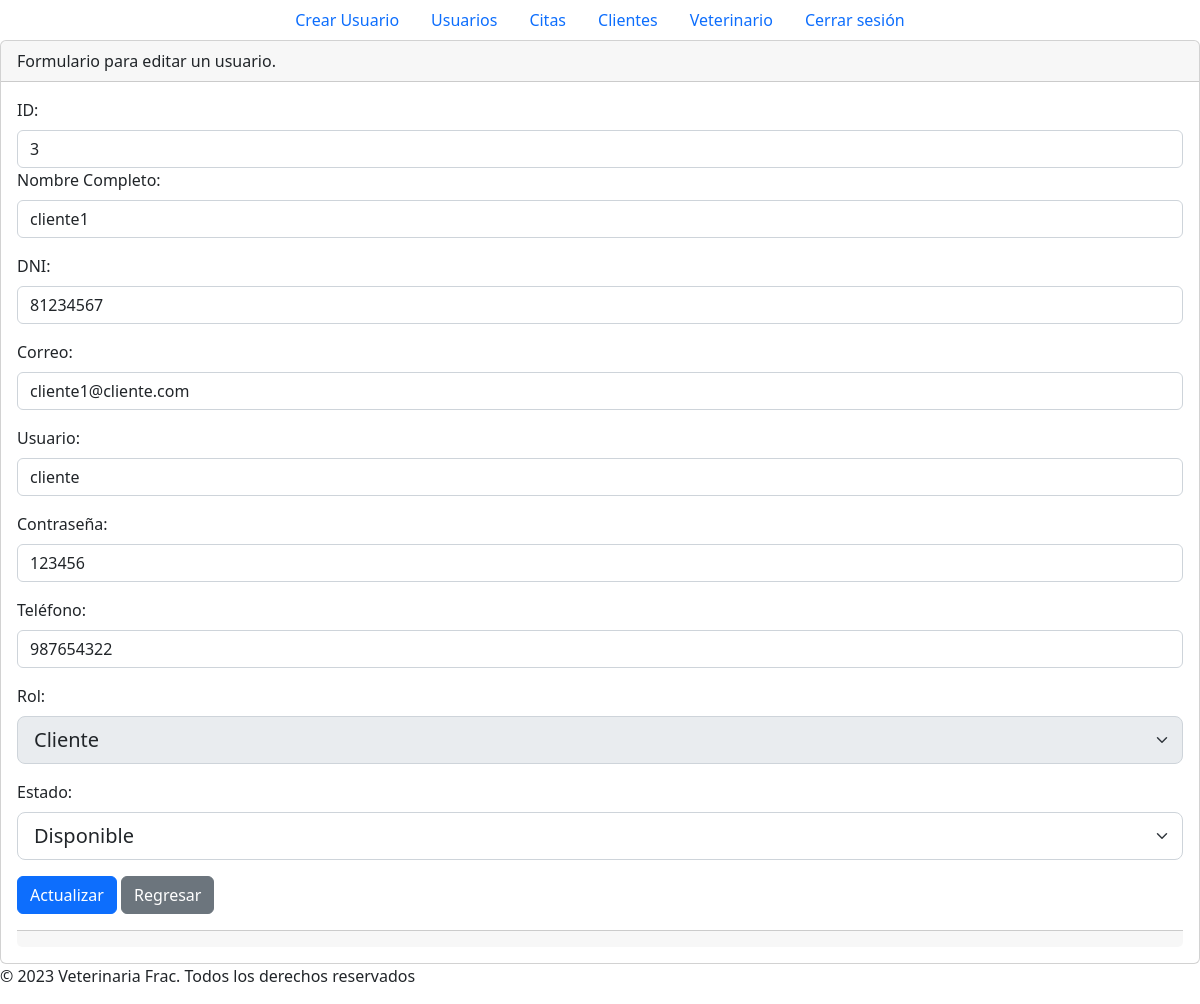
Screenshot of /secciones/clientes/editar.php?id=1 with the database file from the repository.
### tables this page shows
CREATE TABLE `persona` (
  `id` int(8) NOT NULL,
  `nombre` varchar(255) NOT NULL,
  `dni` int(8) NOT NULL,
  `correo` varchar(255) NOT NULL,
  `usuario` varchar(255) NOT NULL,
  `contrasenia` varchar(255) NOT NULL,
  `telefono` int(9) NOT NULL,
  `rol` varchar(255) NOT NULL,
  `estado` tinyint(1) NOT NULL
);

### secciones/clientes/editar.php (the view, shortened to what this page needs)
<?php include("../../plantillas/header.php")?>
<?php
include("../../config/bd.php");
if(isset($_GET['id'])){
    $id_cliente= $_GET['id'];
    $sql = "SELECT * FROM persona WHERE id = (SELECT id_persona FROM cliente where id = '$id_cliente')";
    $result = $conn->query($sql);
    $registro = $result->fetch_assoc();
    $id = $registro['id'];
    $nombre = $registro['nombre'];
    $dni = $registro['dni'];
    $correo = $registro['correo'];
    $usuario = $registro['usuario'];
    $contrasenia = $registro['contrasenia'];
    $telefono = $registro['telefono'];
}
?>
    <div class="card">
        <div class="card-header">
            <p class="card-text">Formulario para editar un usuario.</p>
        </div>
        <div class="card-body">
            <form action="<?php echo $_SERVER['PHP_SELF']; ?>" method="post">
                <div class="mb-3">
                  <label for="id" class="form-label">ID:</label>
                  <input type="text" readonly value="<?php echo $id; ?>"
                    class="form-control" readonly name="id" id="id" aria-describedby="helpId">
                <div class="mb-3">
                  <label for="nombre" class="form-label">Nombre Completo:</label>
                  <input type="text"  value="<?php echo $nombre; ?>"
                    class="form-control" name="nombre" id="nombre" aria-describedby="helpId" >
                </div>
                <div class="mb-3">
                  <label for="dni" class="form-label">DNI:</label>
                  <input type="text" value="<?php echo $dni; ?>"
                    class="form-control" name="dni" id="dni" aria-describedby="helpId" >
                </div>
                <div class="mb-3">
                  <label for="correo" class="form-label">Correo:</label>
                  <input type="text" value="<?php echo $correo; ?>"
                    class="form-control" name="correo" id="correo" aria-describedby="helpId" >
                </div>
                <div class="mb-3">
                  <label for="usuario" class="form-label">Usuario:</label>
                  <input type="text" value="<?php echo $usuario; ?>"
                    class="form-control" name="usuario" id="usuario" aria-describedby="helpId" >
                </div>
                <div class="mb-3">
                  <label for="contrasenia" class="form-label">Contraseña:</label>
                  <input type="text" value="<?php echo $contrasenia; ?>"
                    class="form-control" name="contrasenia" id="contrasenia" aria-describedby="helpId" >
                </div>
                <div class="mb-3">
                  <label for="telefono" class="form-label">Teléfono:</label>
                  <input type="text" value="<?php echo $telefono; ?>"
                    class="form-control" name="telefono" id="telefono" aria-describedby="helpId" >
                </div>
                <div class="mb-3">
                    <label for="rol" class="form-label">Rol:</label>
                    <select class="form-select form-select-lg" disabled name="rol" id="rol">
                        <option  selected value="Cliente">Cliente</option>
                    </select>
                </div>
                <div class="mb-3">
                    <label for="estado" class="form-label">Estado:</label>
                    <select class="form-select form-select-lg" name="estado" id="estado">
                        <option selected value="1">Disponible</option>
                    </select>
                </div>
                <button type="submit" class="btn btn-primary">Actualizar</button>
                <a href="index.php" class="btn btn-secondary">Regresar</a>
            </form>
        </div>
        <div class="card-footer text-muted"></div>
    </div>
<?php include("../../plantillas/footer.php")?>

### rows the page displays
persona: id "3", nombre "cliente1", dni "81234567", correo "cliente1@cliente.com", usuario "cliente", contrasenia "123456", telefono "987654322"
